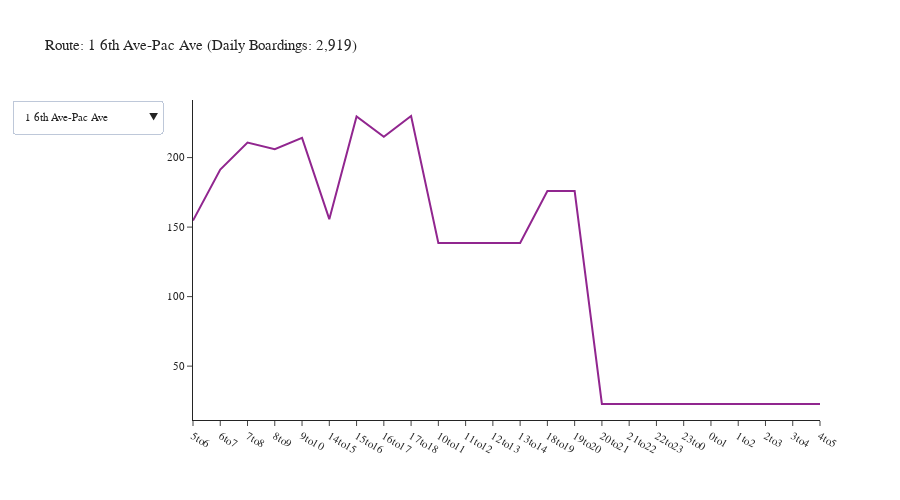

The cell this chart's notebook holds for it:
### Code cell
agency = 'Pierce Transit'
df = df_transit_line[df_transit_line['agency'] == agency]
df = df.groupby(['tod', 'description']).agg({'boardings': 'sum'}).reset_index()
fig = create_tod_chart(df)
fig.show()

### Figure 1 — Plotly figure (JSON) as saved in the notebook; plotly's stock layout.template omitted (floating-point values rounded to 4 significant figures)
{"data": [{"mode": "lines", "name": "1 6th Ave-Pac Ave", "type": "scatter", "visible": true, "x": ["5to6", "6to7", "7to8", "8to9", "9to10", "14to15", "15to16", "16to17", "17to18", "10to11", "11to12", "12to13", "13to14", "18to19", "19to20", "20to21", "21to22", "22to23", "23to0", "0to1", "1to2", "2to3", "3to4", "4to5"], "y": [154.7, 191.4, 210.8, 206.1, 214.2, 155.7, 229.5, 214.9, 229.9, 138.6, 138.6, 138.6, 138.6, 175.9, 175.9, 22.77, 22.77, 22.77, 22.77, 22.77, 22.77, 22.77, 22.77, 22.77]}, {"mode": "lines", "name": "10 Pearl Street", "type": "scatter", "visible": false, "x": ["5to6", "6to7", "7to8", "8to9", "9to10", "14to15", "15to16", "16to17", "17to18", "10to11", "11to12", "12to13", "13to14", "18to19", "19to20", "20to21", "21to22", "22to23", "23to0", "0to1", "1to2", "2to3", "3to4", "4to5"], "y": [6.659, 26.36, 32.18, 50.7, 44.42, 33.46, 42.72, 32.61, 34.01, 43.71, 43.71, 43.71, 43.71, 20.4, 20.4, 2.001, 2.001, 2.001, 2.001, 2.001, 2.001, 2.001, 2.001, 2.001]}, {"mode": "lines", "name": "100 Gig Harbor", "type": "scatter", "visible": false, "x": ["6to7", "7to8", "8to9", "9to10", "14to15", "15to16", "16to17", "17to18", "10to11", "11to12", "12to13", "13to14", "18to19", "19to20"], "y": [18.87, 36.64, 22.27, 16.63, 20.78, 21.88, 13.34, 14.7, 19.28, 19.28, 19.28, 19.28, 15.12, 15.12]}, {"mode": "lines", "name": "11 Pt Defiance", "type": "scatter", "visible": false, "x": ["5to6", "6to7", "7to8", "8to9", "9to10", "14to15", "15to16", "16to17", "17to18", "10to11", "11to12", "12to13", "13to14", "18to19", "19to20", "20to21", "21to22", "22to23", "23to0", "0to1", "1to2", "2to3", "3to4", "4to5"], "y": [21.41, 35.94, 83.6, 40.48, 29.19, 67.74, 83.37, 30.21, 33.91, 29.31, 29.31, 29.31, 29.31, 29.98, 29.98, 0.2204, 0.2204, 0.2204, 0.2204, 0.2204, 0.2204, 0.2204, 0.2204, 0.2204]}, {"mode": "lines", "name": "16 North End", "type": "scatter", "visible": false, "x": ["5to6", "6to7", "7to8", "8to9", "9to10", "14to15", "15to16", "16to17", "17to18", "10to11", "11to12", "12to13", "13to14", "18to19", "19to20", "20to21", "21to22", "22to23", "23to0", "0to1", "1to2", "2to3", "3to4", "4to5"], "y": [8.983, 64.76, 37.07, 42.38, 39.19, 63.69, 41.89, 40.9, 47.73, 37.54, 37.54, 37.54, 37.54, 37.3, 37.3, 2.769, 2.769, 2.769, 2.769, 2.769, 2.769, 2.769, 2.769, 2.769]}, {"mode": "lines", "name": "2 S 19th-Bridgeport", "type": "scatter", "visible": false, "x": ["5to6", "6to7", "7to8", "8to9", "9to10", "14to15", "15to16", "16to17", "17to18", "10to11", "11to12", "12to13", "13to14", "18to19", "19to20", "20to21", "21to22", "22to23", "23to0", "0to1", "1to2", "2to3", "3to4", "4to5"], "y": [6.442, 116.4, 143.9, 160.6, 107.6, 132.6, 174.6, 152.6, 122.6, 104.1, 104.1, 104.1, 104.1, 124.2, 124.2, 26.1, 26.1, 26.1, 26.1, 26.1, 26.1, 26.1, 26.1, 26.1]}, {"mode": "lines", "name": "202 S 72nd Street", "type": "scatter", "visible": false, "x": ["6to7", "7to8", "8to9", "9to10", "14to15", "15to16", "16to17", "17to18", "10to11", "11to12", "12to13", "13to14", "18to19", "19to20", "20to21", "21to22", "22to23", "23to0", "0to1", "1to2", "2to3", "3to4", "4to5"], "y": [30.1, 44.1, 35.33, 31.4, 38.32, 41.27, 34.27, 33.74, 35.28, 35.28, 35.28, 35.28, 9.067, 9.067, 1.865, 1.865, 1.865, 1.865, 1.865, 1.865, 1.865, 1.865, 1.865]}, {"mode": "lines", "name": "206 PacHwy-Till_Madg", "type": "scatter", "visible": false, "x": ["5to6", "6to7", "7to8", "8to9", "9to10", "14to15", "15to16", "16to17", "17to18", "10to11", "11to12", "12to13", "13to14", "18to19", "19to20", "20to21", "21to22", "22to23", "23to0", "0to1", "1to2", "2to3", "3to4", "4to5"], "y": [6.637, 30.41, 31.4, 18.77, 23.05, 27.41, 35.64, 36.65, 22.87, 27.49, 27.49, 27.49, 27.49, 24.55, 24.55, 1.354, 1.354, 1.354, 1.354, 1.354, 1.354, 1.354, 1.354, 1.354]}, {"mode": "lines", "name": "212 Steilacoom", "type": "scatter", "visible": false, "x": ["5to6", "6to7", "7to8", "8to9", "9to10", "14to15", "15to16", "16to17", "17to18", "10to11", "11to12", "12to13", "13to14", "18to19", "19to20", "20to21", "21to22", "22to23", "23to0", "0to1", "1to2", "2to3", "3to4", "4to5"], "y": [6.644, 15.45, 25.93, 24.19, 19.37, 28.16, 40.16, 35.52, 31.37, 23.7, 23.7, 23.7, 23.7, 15.22, 15.22, 1.287, 1.287, 1.287, 1.287, 1.287, 1.287, 1.287, 1.287, 1.287]}, {"mode": "lines", "name": "214 Washington", "type": "scatter", "visible": false, "x": ["5to6", "6to7", "7to8", "8to9", "9to10", "14to15", "15to16", "16to17", "17to18", "10to11", "11to12", "12to13", "13to14", "18to19", "19to20", "20to21", "21to22", "22to23", "23to0", "0to1", "1to2", "2to3", "3to4", "4to5"], "y": [10.64, 22.92, 28.5, 27.94, 17.79, 26.44, 31.36, 23.74, 27.15, 25.71, 25.71, 25.71, 25.71, 19.69, 19.69, 1.972, 1.972, 1.972, 1.972, 1.972, 1.972, 1.972, 1.972, 1.972]}, {"mode": "lines", "name": "28 S 12th St", "type": "scatter", "visible": false, "x": ["6to7", "7to8", "8to9", "9to10", "14to15", "15to16", "16to17", "17to18", "10to11", "11to12", "12to13", "13to14", "18to19", "19to20", "20to21", "21to22", "22to23", "23to0", "0to1", "1to2", "2to3", "3to4", "4to5"], "y": [4.064, 27.58, 33.1, 27.45, 23.03, 31.33, 20.41, 16.75, 26.28, 26.28, 26.28, 26.28, 4.858, 4.858, 1.848, 1.848, 1.848, 1.848, 1.848, 1.848, 1.848, 1.848, 1.848]}, {"mode": "lines", "name": "3 Lakewood-Tacoma", "type": "scatter", "visible": false, "x": ["5to6", "6to7", "7to8", "8to9", "9to10", "14to15", "15to16", "16to17", "17to18", "10to11", "11to12", "12to13", "13to14", "18to19", "19to20", "20to21", "21to22", "22to23", "23to0", "0to1", "1to2", "2to3", "3to4", "4to5"], "y": [88.24, 120.6, 116.7, 104.3, 87.86, 82.3, 108.3, 93.74, 110.8, 91.25, 91.25, 91.25, 91.25, 143.2, 143.2, 4.853, 4.853, 4.853, 4.853, 4.853, 4.853, 4.853, 4.853, 4.853]}, {"mode": "lines", "name": "4 Lakewd-South Hill", "type": "scatter", "visible": false, "x": ["5to6", "6to7", "7to8", "8to9", "9to10", "14to15", "15to16", "16to17", "17to18", "10to11", "11to12", "12to13", "13to14", "18to19", "19to20", "20to21", "21to22", "22to23", "23to0", "0to1", "1to2", "2to3", "3to4", "4to5"], "y": [19.86, 82.61, 98.48, 102.6, 76.93, 74.32, 88.35, 79.68, 82.06, 72.92, 72.92, 72.92, 72.92, 77.43, 77.43, 2.552, 2.552, 2.552, 2.552, 2.552, 2.552, 2.552, 2.552, 2.552]}, {"mode": "lines", "name": "400 Puyllp-Tacoma", "type": "scatter", "visible": false, "x": ["5to6", "6to7", "7to8", "8to9", "9to10", "14to15", "15to16", "16to17", "17to18", "10to11", "11to12", "12to13", "13to14", "18to19", "19to20", "20to21", "21to22", "22to23", "23to0", "0to1", "1to2", "2to3", "3to4", "4to5"], "y": [77.0, 122.3, 201.9, 114.2, 48.52, 101.6, 139.7, 120.4, 114.5, 48.96, 48.96, 48.96, 48.96, 85.23, 85.23, 3.506, 3.506, 3.506, 3.506, 3.506, 3.506, 3.506, 3.506, 3.506]}, {"mode": "lines", "name": "402 Meridian", "type": "scatter", "visible": false, "x": ["5to6", "6to7", "7to8", "8to9", "9to10", "14to15", "15to16", "16to17", "17to18", "10to11", "11to12", "12to13", "13to14", "18to19", "19to20"], "y": [76.0, 197.6, 109.3, 81.73, 67.26, 81.1, 60.22, 104.4, 97.5, 73.66, 73.66, 73.66, 73.66, 53.14, 53.14]}, {"mode": "lines", "name": "409 Puyallup-S 72nd", "type": "scatter", "visible": false, "x": ["9to10", "14to15", "15to16", "16to17", "17to18", "10to11", "11to12", "12to13", "13to14"], "y": [23.37, 9.657, 20.54, 11.73, 21.33, 18.45, 18.45, 18.45, 18.45]}, {"mode": "lines", "name": "41 S 56th St-Salish", "type": "scatter", "visible": false, "x": ["5to6", "6to7", "7to8", "8to9", "9to10", "14to15", "15to16", "16to17", "17to18", "10to11", "11to12", "12to13", "13to14", "18to19", "19to20", "20to21", "21to22", "22to23", "23to0", "0to1", "1to2", "2to3", "3to4", "4to5"], "y": [40.56, 89.59, 96.82, 84.41, 57.1, 60.7, 84.25, 75.04, 92.58, 64.19, 64.19, 64.19, 64.19, 37.99, 37.99, 4.893, 4.893, 4.893, 4.893, 4.893, 4.893, 4.893, 4.893, 4.893]}, {"mode": "lines", "name": "42 McKinley Ave", "type": "scatter", "visible": false, "x": ["5to6", "6to7", "7to8", "8to9", "9to10", "14to15", "15to16", "16to17", "17to18", "10to11", "11to12", "12to13", "13to14", "18to19", "19to20", "20to21", "21to22", "22to23", "23to0", "0to1", "1to2", "2to3", "3to4", "4to5"], "y": [7.351, 58.56, 54.31, 46.4, 33.09, 34.43, 61.16, 66.69, 65.94, 38.23, 38.23, 38.23, 38.23, 19.52, 19.52, 2.646, 2.646, 2.646, 2.646, 2.646, 2.646, 2.646, 2.646, 2.646]}, {"mode": "lines", "name": "425 Puyallup Cnectr", "type": "scatter", "visible": false, "x": ["14to15", "15to16", "16to17", "10to11", "11to12", "12to13", "13to14"], "y": [14.28, 22.9, 33.11, 10.8, 10.8, 10.8, 10.8]}, {"mode": "lines", "name": "45 Yakima", "type": "scatter", "visible": false, "x": ["5to6", "6to7", "7to8", "8to9", "9to10", "14to15", "15to16", "16to17", "17to18", "10to11", "11to12", "12to13", "13to14", "18to19", "19to20", "20to21", "21to22", "22to23", "23to0", "0to1", "1to2", "2to3", "3to4", "4to5"], "y": [14.62, 39.09, 53.25, 53.55, 38.22, 44.74, 60.14, 55.48, 40.6, 44.15, 44.15, 44.15, 44.15, 18.71, 18.71, 1.469, 1.469, 1.469, 1.469, 1.469, 1.469, 1.469, 1.469, 1.469]}, {"mode": "lines", "name": "48 Sheridan-M St", "type": "scatter", "visible": false, "x": ["5to6", "6to7", "7to8", "8to9", "9to10", "14to15", "15to16", "16to17", "17to18", "10to11", "11to12", "12to13", "13to14", "18to19", "19to20", "20to21", "21to22", "22to23", "23to0", "0to1", "1to2", "2to3", "3to4", "4to5"], "y": [29.91, 70.83, 89.52, 79.26, 56.83, 69.54, 82.25, 82.74, 79.05, 62.96, 62.96, 62.96, 62.96, 60.44, 60.44, 1.288, 1.288, 1.288, 1.288, 1.288, 1.288, 1.288, 1.288, 1.288]}, {"mode": "lines", "name": "500 Federal Way", "type": "scatter", "visible": false, "x": ["5to6", "6to7", "7to8", "8to9", "9to10", "14to15", "15to16", "16to17", "17to18", "10to11", "11to12", "12to13", "13to14", "18to19", "19to20", "20to21", "21to22", "22to23", "23to0", "0to1", "1to2", "2to3", "3to4", "4to5"], "y": [41.16, 62.25, 83.17, 67.38, 59.22, 69.85, 75.97, 49.54, 64.51, 72.3, 72.3, 72.3, 72.3, 49.36, 49.36, 16.1, 16.1, 16.1, 16.1, 16.1, 16.1, 16.1, 16.1, 16.1]}, {"mode": "lines", "name": "501 Miltn-Fed Way", "type": "scatter", "visible": false, "x": ["5to6", "6to7", "7to8", "8to9", "9to10", "14to15", "15to16", "16to17", "17to18", "10to11", "11to12", "12to13", "13to14", "18to19", "19to20"], "y": [47.39, 64.65, 86.64, 85.1, 57.92, 60.66, 92.11, 58.76, 73.59, 60.57, 60.57, 60.57, 60.57, 60.41, 60.41]}, {"mode": "lines", "name": "52 Fircrest-TCC", "type": "scatter", "visible": false, "x": ["5to6", "6to7", "7to8", "8to9", "9to10", "14to15", "15to16", "16to17", "17to18", "10to11", "11to12", "12to13", "13to14", "18to19", "19to20", "20to21", "21to22", "22to23", "23to0", "0to1", "1to2", "2to3", "3to4", "4to5"], "y": [1.212, 19.92, 34.78, 25.66, 37.53, 30.14, 35.64, 33.31, 31.24, 28.08, 28.08, 28.08, 28.08, 12.29, 12.29, 1.191, 1.191, 1.191, 1.191, 1.191, 1.191, 1.191, 1.191, 1.191]}, {"mode": "lines", "name": "53 University Plc", "type": "scatter", "visible": false, "x": ["5to6", "6to7", "7to8", "8to9", "9to10", "14to15", "15to16", "16to17", "17to18", "10to11", "11to12", "12to13", "13to14", "18to19", "19to20", "20to21", "21to22", "22to23", "23to0", "0to1", "1to2", "2to3", "3to4", "4to5"], "y": [9.442, 72.39, 80.06, 73.04, 61.16, 59.7, 61.75, 59.31, 69.3, 55.82, 55.82, 55.82, 55.82, 22.56, 22.56, 3.971, 3.971, 3.971, 3.971, 3.971, 3.971, 3.971, 3.971, 3.971]}, {"mode": "lines", "name": "54 S 38th St-Port Av", "type": "scatter", "visible": false, "x": ["5to6", "6to7", "7to8", "8to9", "9to10", "14to15", "15to16", "16to17", "17to18", "10to11", "11to12", "12to13", "13to14", "18to19", "19to20", "20to21", "21to22", "22to23", "23to0", "0to1", "1to2", "2to3", "3to4", "4to5"], "y": [2.509, 18.72, 34.29, 33.28, 26.86, 23.24, 28.42, 26.78, 24.51, 23.37, 23.37, 23.37, 23.37, 13.5, 13.5, 2.984, 2.984, 2.984, 2.984, 2.984, 2.984, 2.984, 2.984, 2.984]}, {"mode": "lines", "name": "55 Tacoma Mall", "type": "scatter", "visible": false, "x": ["5to6", "6to7", "7to8", "8to9", "9to10", "14to15", "15to16", "16to17", "17to18", "10to11", "11to12", "12to13", "13to14", "18to19", "19to20", "20to21", "21to22", "22to23", "23to0", "0to1", "1to2", "2to3", "3to4", "4to5"], "y": [1.889, 16.48, 26.74, 29.21, 26.7, 23.61, 34.82, 27.55, 33.26, 19.49, 19.49, 19.49, 19.49, 10.39, 10.39, 2.422, 2.422, 2.422, 2.422, 2.422, 2.422, 2.422, 2.422, 2.422]}, {"mode": "lines", "name": "57 Union-19th-Hilltp", "type": "scatter", "visible": false, "x": ["6to7", "7to8", "8to9", "9to10", "14to15", "15to16", "16to17", "17to18", "10to11", "11to12", "12to13", "13to14", "18to19", "19to20", "20to21", "21to22", "22to23", "23to0", "0to1", "1to2", "2to3", "3to4", "4to5"], "y": [45.0, 103.6, 61.31, 66.9, 47.74, 79.63, 70.79, 78.03, 59.47, 59.47, 59.47, 59.47, 14.84, 14.84, 3.624, 3.624, 3.624, 3.624, 3.624, 3.624, 3.624, 3.624, 3.624]}, {"mode": "lines", "name": "13 N 30th Street", "type": "scatter", "visible": false, "x": ["5to6", "6to7", "7to8", "8to9", "15to16", "16to17", "17to18", "18to19", "19to20"], "y": [10.49, 4.859, 16.15, 19.44, 17.32, 21.19, 17.69, 5.256, 5.256]}, {"mode": "lines", "name": "497 Lakelnd Hills Ex", "type": "scatter", "visible": false, "x": ["5to6", "6to7", "7to8", "15to16", "16to17", "17to18", "18to19", "19to20"], "y": [38.42, 45.47, 25.62, 20.3, 40.47, 49.14, 19.15, 19.15]}, {"mode": "lines", "name": "63 NE Tacoma", "type": "scatter", "visible": false, "x": ["7to8", "8to9", "16to17", "17to18"], "y": [18.26, 19.63, 16.3, 17.58]}], "layout": {"font": {"size": 11}, "height": 500, "title": {"text": "Route: 1 6th Ave-Pac Ave (Daily Boardings: 2,919)"}, "updatemenus": [{"buttons": [{"args": [{"visible": [true, false, false, false, false, false, false, false, false, false, false, false, false, false, false, false, false, false, false, false, false, false, false, false, false, false, false, false, false, false, false]}, {"title": "Route: 1 6th Ave-Pac Ave (Daily Boardings: 2,919)"}], "label": "1 6th Ave-Pac Ave", "method": "update"}, {"args": [{"visible": [false, true, false, false, false, false, false, false, false, false, false, false, false, false, false, false, false, false, false, false, false, false, false, false, false, false, false, false, false, false, false]}, {"title": "Route: 10 Pearl Street (Daily Boardings: 537)"}], "label": "10 Pearl Street", "method": "update"}, {"args": [{"visible": [false, false, true, false, false, false, false, false, false, false, false, false, false, false, false, false, false, false, false, false, false, false, false, false, false, false, false, false, false, false, false]}, {"title": "Route: 100 Gig Harbor (Daily Boardings: 272)"}], "label": "100 Gig Harbor", "method": "update"}, {"args": [{"visible": [false, false, false, true, false, false, false, false, false, false, false, false, false, false, false, false, false, false, false, false, false, false, false, false, false, false, false, false, false, false, false]}, {"title": "Route: 11 Pt Defiance (Daily Boardings: 605)"}], "label": "11 Pt Defiance", "method": "update"}, {"args": [{"visible": [false, false, false, false, true, false, false, false, false, false, false, false, false, false, false, false, false, false, false, false, false, false, false, false, false, false, false, false, false, false, false]}, {"title": "Route: 16 North End (Daily Boardings: 636)"}], "label": "16 North End", "method": "update"}, {"args": [{"visible": [false, false, false, false, false, true, false, false, false, false, false, false, false, false, false, false, false, false, false, false, false, false, false, false, false, false, false, false, false, false, false]}, {"title": "Route: 2 S 19th-Bridgeport (Daily Boardings: 2,017)"}], "label": "2 S 19th-Bridgeport", "method": "update"}, {"args": [{"visible": [false, false, false, false, false, false, true, false, false, false, false, false, false, false, false, false, false, false, false, false, false, false, false, false, false, false, false, false, false, false, false]}, {"title": "Route: 202 S 72nd Street (Daily Boardings: 465)"}], "label": "202 S 72nd Street", "method": "update"}, {"args": [{"visible": [false, false, false, false, false, false, false, true, false, false, false, false, false, false, false, false, false, false, false, false, false, false, false, false, false, false, false, false, false, false, false]}, {"title": "Route: 206 PacHwy-Till_Madg (Daily Boardings: 404)"}], "label": "206 PacHwy-Till_Madg", "method": "update"}, {"args": [{"visible": [false, false, false, false, false, false, false, false, true, false, false, false, false, false, false, false, false, false, false, false, false, false, false, false, false, false, false, false, false, false, false]}, {"title": "Route: 212 Steilacoom (Daily Boardings: 364)"}], "label": "212 Steilacoom", "method": "update"}, {"args": [{"visible": [false, false, false, false, false, false, false, false, false, true, false, false, false, false, false, false, false, false, false, false, false, false, false, false, false, false, false, false, false, false, false]}, {"title": "Route: 214 Washington (Daily Boardings: 376)"}], "label": "214 Washington", "method": "update"}, {"args": [{"visible": [false, false, false, false, false, false, false, false, false, false, true, false, false, false, false, false, false, false, false, false, false, false, false, false, false, false, false, false, false, false, false]}, {"title": "Route: 28 S 12th St (Daily Boardings: 315)"}], "label": "28 S 12th St", "method": "update"}, {"args": [{"visible": [false, false, false, false, false, false, false, false, false, false, false, true, false, false, false, false, false, false, false, false, false, false, false, false, false, false, false, false, false, false, false]}, {"title": "Route: 3 Lakewood-Tacoma (Daily Boardings: 1,608)"}], "label": "3 Lakewood-Tacoma", "method": "update"}, {"args": [{"visible": [false, false, false, false, false, false, false, false, false, false, false, false, true, false, false, false, false, false, false, false, false, false, false, false, false, false, false, false, false, false, false]}, {"title": "Route: 4 Lakewd-South Hill (Daily Boardings: 1,174)"}], "label": "4 Lakewd-South Hill", "method": "update"}, {"args": [{"visible": [false, false, false, false, false, false, false, false, false, false, false, false, false, true, false, false, false, false, false, false, false, false, false, false, false, false, false, false, false, false, false]}, {"title": "Route: 400 Puyllp-Tacoma (Daily Boardings: 1,438)"}], "label": "400 Puyllp-Tacoma", "method": "update"}, {"args": [{"visible": [false, false, false, false, false, false, false, false, false, false, false, false, false, false, true, false, false, false, false, false, false, false, false, false, false, false, false, false, false, false, false]}, {"title": "Route: 402 Meridian (Daily Boardings: 1,276)"}], "label": "402 Meridian", "method": "update"}, {"args": [{"visible": [false, false, false, false, false, false, false, false, false, false, false, false, false, false, false, true, false, false, false, false, false, false, false, false, false, false, false, false, false, false, false]}, {"title": "Route: 409 Puyallup-S 72nd (Daily Boardings: 160)"}], "label": "409 Puyallup-S 72nd", "method": "update"}, {"args": [{"visible": [false, false, false, false, false, false, false, false, false, false, false, false, false, false, false, false, true, false, false, false, false, false, false, false, false, false, false, false, false, false, false]}, {"title": "Route: 41 S 56th St-Salish (Daily Boardings: 1,058)"}], "label": "41 S 56th St-Salish", "method": "update"}, {"args": [{"visible": [false, false, false, false, false, false, false, false, false, false, false, false, false, false, false, false, false, true, false, false, false, false, false, false, false, false, false, false, false, false, false]}, {"title": "Route: 42 McKinley Ave (Daily Boardings: 644)"}], "label": "42 McKinley Ave", "method": "update"}, {"args": [{"visible": [false, false, false, false, false, false, false, false, false, false, false, false, false, false, false, false, false, false, true, false, false, false, false, false, false, false, false, false, false, false, false]}, {"title": "Route: 425 Puyallup Cnectr (Daily Boardings: 113)"}], "label": "425 Puyallup Cnectr", "method": "update"}, {"args": [{"visible": [false, false, false, false, false, false, false, false, false, false, false, false, false, false, false, false, false, false, false, true, false, false, false, false, false, false, false, false, false, false, false]}, {"title": "Route: 45 Yakima (Daily Boardings: 627)"}], "label": "45 Yakima", "method": "update"}, {"args": [{"visible": [false, false, false, false, false, false, false, false, false, false, false, false, false, false, false, false, false, false, false, false, true, false, false, false, false, false, false, false, false, false, false]}, {"title": "Route: 48 Sheridan-M St (Daily Boardings: 1,024)"}], "label": "48 Sheridan-M St", "method": "update"}, {"args": [{"visible": [false, false, false, false, false, false, false, false, false, false, false, false, false, false, false, false, false, false, false, false, false, true, false, false, false, false, false, false, false, false, false]}, {"title": "Route: 500 Federal Way (Daily Boardings: 1,106)"}], "label": "500 Federal Way", "method": "update"}, {"args": [{"visible": [false, false, false, false, false, false, false, false, false, false, false, false, false, false, false, false, false, false, false, false, false, false, true, false, false, false, false, false, false, false, false]}, {"title": "Route: 501 Miltn-Fed Way (Daily Boardings: 990)"}], "label": "501 Miltn-Fed Way", "method": "update"}, {"args": [{"visible": [false, false, false, false, false, false, false, false, false, false, false, false, false, false, false, false, false, false, false, false, false, false, false, true, false, false, false, false, false, false, false]}, {"title": "Route: 52 Fircrest-TCC (Daily Boardings: 397)"}], "label": "52 Fircrest-TCC", "method": "update"}, {"args": [{"visible": [false, false, false, false, false, false, false, false, false, false, false, false, false, false, false, false, false, false, false, false, false, false, false, false, true, false, false, false, false, false, false]}, {"title": "Route: 53 University Plc (Daily Boardings: 850)"}], "label": "53 University Plc", "method": "update"}, {"args": [{"visible": [false, false, false, false, false, false, false, false, false, false, false, false, false, false, false, false, false, false, false, false, false, false, false, false, false, true, false, false, false, false, false]}, {"title": "Route: 54 S 38th St-Port Av (Daily Boardings: 366)"}], "label": "54 S 38th St-Port Av", "method": "update"}, {"args": [{"visible": [false, false, false, false, false, false, false, false, false, false, false, false, false, false, false, false, false, false, false, false, false, false, false, false, false, false, true, false, false, false, false]}, {"title": "Route: 55 Tacoma Mall (Daily Boardings: 341)"}], "label": "55 Tacoma Mall", "method": "update"}, {"args": [{"visible": [false, false, false, false, false, false, false, false, false, false, false, false, false, false, false, false, false, false, false, false, false, false, false, false, false, false, false, true, false, false, false]}, {"title": "Route: 57 Union-19th-Hilltp (Daily Boardings: 853)"}], "label": "57 Union-19th-Hilltp", "method": "update"}, {"args": [{"visible": [false, false, false, false, false, false, false, false, false, false, false, false, false, false, false, false, false, false, false, false, false, false, false, false, false, false, false, false, true, false, false]}, {"title": "Route: 13 N 30th Street (Daily Boardings: 118)"}], "label": "13 N 30th Street", "method": "update"}, {"args": [{"visible": [false, false, false, false, false, false, false, false, false, false, false, false, false, false, false, false, false, false, false, false, false, false, false, false, false, false, false, false, false, true, false]}, {"title": "Route: 497 Lakelnd Hills Ex (Daily Boardings: 258)"}], "label": "497 Lakelnd Hills Ex", "method": "update"}, {"args": [{"visible": [false, false, false, false, false, false, false, false, false, false, false, false, false, false, false, false, false, false, false, false, false, false, false, false, false, false, false, false, false, false, true]}, {"title": "Route: 63 NE Tacoma (Daily Boardings: 72)"}], "label": "63 NE Tacoma", "method": "update"}], "direction": "down", "showactive": true}], "width": 900, "yaxis": {"tickformat": ".00f"}}}
